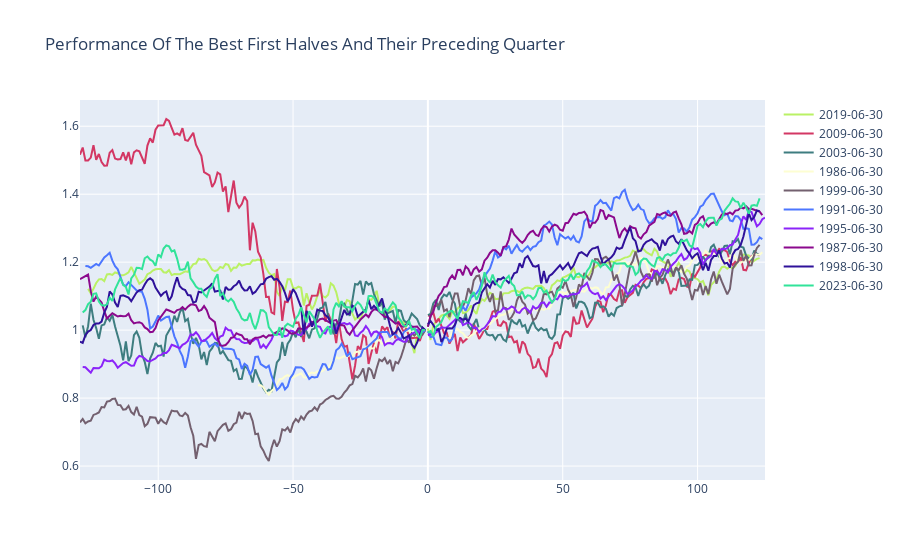

This figure's notebook cell:
### Code cell
fig=go.Figure()

for half,color in zip(halves_use.index,colors):
    fig.add_trace(go.Scatter(marker=dict(color=color),name=str(half.date()),x=[i for i in range(rets.loc[f'{half.year}':f'{half}'].shape[0])],y=(1+rets.loc[f'{half.year}':f'{half}','Close']).cumprod()))
    prior=(1+rets.loc[f'{half.year-1}-06-30':f'{half.year-1}']['Close']).cumprod()
    fig.add_trace(go.Scatter(marker=dict(color=color),name=str(half.date()),x=[i for i in range(-rets.loc[f'{half.year-1}-06-30':f'{half.year-1}'].shape[0],0)],y=prior/prior.iloc[-1],showlegend=False))
fig.update_layout(title='Performance of the best first halves and their preceding quarter'.title())
fig.show()
